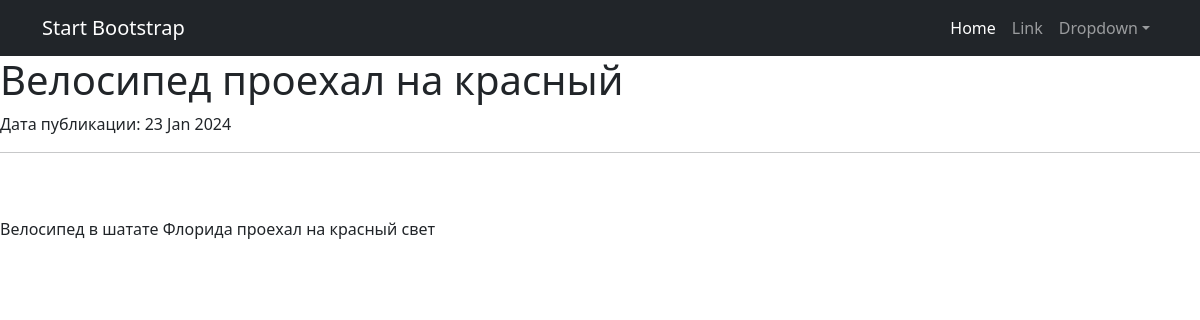
Screenshot of /news/1 with the database file from the repository.
### nportal/models.py (models this page shows, shortened)
class Post(models.Model):
    article = 'A'
    news = 'N'
    author = models.ForeignKey(Author, on_delete=models.CASCADE)
    art_new = models.CharField(max_length=1,
                                choices=TYPE,
                                default=article)
    create_date = models.DateTimeField(auto_now_add=True)
    title = models.CharField(max_length=255)
    text = models.TextField()
    rating = models.IntegerField(default=0)
    categories = models.ManyToManyField(Category, through='PostCategory', null=True)

### nportal/views.py (the view)
# urls.py: path('<int:pk>', PostDetail.as_view()),
class PostDetail(DetailView):
    model = Post
    template_name = 'article.html'
    context_object_name = 'post'

### templates/article.html (shortened to what this page needs)
{% extends 'flatpages/default.html' %}
{% block content %}
<h1>{{ post.title }}</h1>
Дата публикации: {{ post.create_date|date:'d M Y' }}
		<hr><br><br>
{{post.text}}
{% endblock content %}

### rows the page displays
Post: title "Велосипед проехал на красный", create_date "23 Jan 2024", text "Велосипед в шатате Флорида проехал на красный свет"
